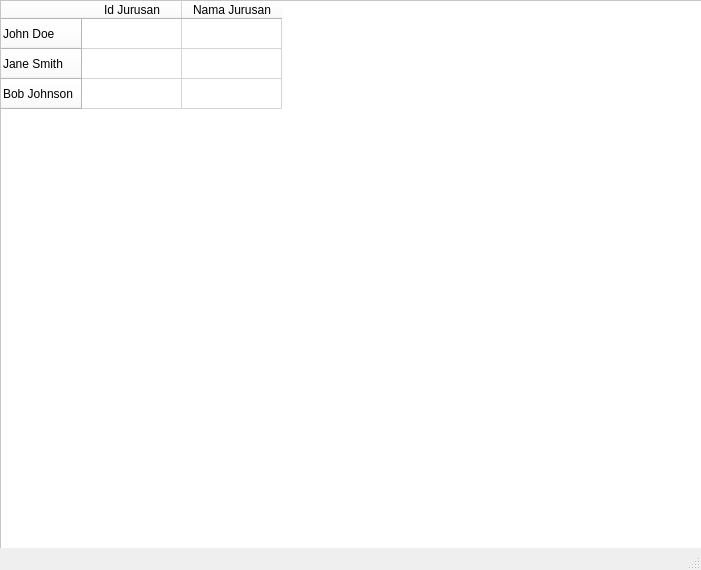
<?xml version="1.0" encoding="UTF-8"?>
<ui version="4.0">
 <class>MainWindow</class>
 <widget class="QMainWindow" name="MainWindow">
  <property name="geometry">
   <rect>
    <x>0</x>
    <y>0</y>
    <width>701</width>
    <height>570</height>
   </rect>
  </property>
  <property name="windowTitle">
   <string>MainWindow</string>
  </property>
  <widget class="QWidget" name="centralwidget">
   <widget class="QFrame" name="frame_3">
    <property name="geometry">
     <rect>
      <x>0</x>
      <y>0</y>
      <width>721</width>
      <height>591</height>
     </rect>
    </property>
    <property name="styleSheet">
     <string notr="true">background-color: white;</string>
    </property>
    <property name="frameShape">
     <enum>QFrame::StyledPanel</enum>
    </property>
    <property name="frameShadow">
     <enum>QFrame::Raised</enum>
    </property>
    <widget class="QTableWidget" name="tablejurusan">
     <property name="geometry">
      <rect>
       <x>0</x>
       <y>0</y>
       <width>721</width>
       <height>591</height>
      </rect>
     </property>
     <row>
      <property name="text">
       <string>John Doe</string>
      </property>
     </row>
     <row>
      <property name="text">
       <string>Jane Smith</string>
      </property>
     </row>
     <row>
      <property name="text">
       <string>Bob Johnson</string>
      </property>
     </row>
     <column>
      <property name="text">
       <string>Id Jurusan</string>
      </property>
     </column>
     <column>
      <property name="text">
       <string>Nama Jurusan</string>
      </property>
     </column>
    </widget>
   </widget>
  </widget>
  <widget class="QMenuBar" name="menubar">
   <property name="geometry">
    <rect>
     <x>0</x>
     <y>0</y>
     <width>701</width>
     <height>26</height>
    </rect>
   </property>
  </widget>
  <widget class="QStatusBar" name="statusbar"/>
 </widget>
 <resources/>
 <connections/>
</ui>
